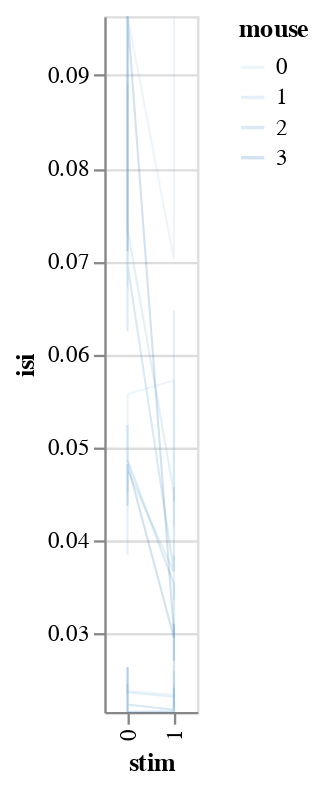

The code cell stored with this chart in its notebook:
### Markdown cell above
This is stil fishy: why vertical lines? all sources of variance should be accounted for

### Code cell
bw.plot_posteriors_no_slope(x='stim', detail='neuron', color='mouse:O')

### Figure 1 — Vega-Lite specification as saved in the notebook (floating-point values rounded to 4 significant figures)
{"config": {"view": {"continuousWidth": 400, "continuousHeight": 300}}, "data": {"name": "data-f841f07520852f553f3b0c6d3a5406ed"}, "mark": {"type": "line", "fill": null}, "encoding": {"color": {"type": "ordinal", "field": "mouse"}, "detail": {"type": "quantitative", "field": "neuron"}, "opacity": {"value": 0.2}, "size": {"value": 0.9}, "x": {"type": "ordinal", "field": "stim"}, "y": {"type": "quantitative", "field": "isi", "scale": {"clamp": true, "domain": [0.02154, 0.09634], "zero": false}}}, "$schema": "https://vega.github.io/schema/vega-lite/v4.8.1.json", "datasets": {"data-f841f07520852f553f3b0c6d3a5406ed": [{"mouse": 0, "mouse_code": 0, "stim": 0, "neuron_x_mouse": "0m0bayes", "i_trial": 0, "neuron_code": 0, "neuron": 0, "log_firing_rate": 1.661, "Firing rate": 45.82, "firing_rate": 45.82, "i_spike": 34.0, "isi": 0.1035, "combined_condition": 0}, {"mouse": 0, "mouse_code": 0, "stim": 0, "neuron_x_mouse": "0m0bayes", "i_trial": 1, "neuron_code": 0, "neuron": 0, "log_firing_rate": 1.955, "Firing rate": 90.16, "firing_rate": 90.16, "i_spike": 52.0, "isi": 0.06726, "combined_condition": 0}, {"mouse": 0, "mouse_code": 0, "stim": 0, "neuron_x_mouse": "0m0bayes", "i_trial": 2, "neuron_code": 0, "neuron": 0, "log_firing_rate": 1.72, "Firing rate": 52.51, "firing_rate": 52.51, "i_spike": 42.0, "isi": 0.08248, "combined_condition": 0}, {"mouse": 0, "mouse_code": 0, "stim": 0, "neuron_x_mouse": "0m0bayes", "i_trial": 3, "neuron_code": 0, "neuron": 0, "log_firing_rate": 1.786, "Firing rate": 61.04, "firing_rate": 61.04, "i_spike": 43.5, "isi": 0.07974, "combined_condition": 0}, {"mouse": 0, "mouse_code": 0, "stim": 0, "neuron_x_mouse": "0m0bayes", "i_trial": 4, "neuron_code": 0, "neuron": 0, "log_firing_rate": 1.637, "Firing rate": 43.38, "firing_rate": 43.38, "i_spike": 33.5, "isi": 0.1029, "combined_condition": 0}, {"mouse": 0, "mouse_code": 0, "stim": 0, "neuron_x_mouse": "1m0bayes", "i_trial": 0, "neuron_code": 4, "neuron": 1, "log_firing_rate": 2.041, "Firing rate": 109.8, "firing_rate": 109.8, "i_spike": 77.5, "isi": 0.04509, "combined_condition": 4}, {"mouse": 0, "mouse_code": 0, "stim": 0, "neuron_x_mouse": "1m0bayes", "i_trial": 1, "neuron_code": 4, "neuron": 1, "log_firing_rate": 1.947, "Firing rate": 88.54, "firing_rate": 88.54, "i_spike": 75.0, "isi": 0.0457, "combined_condition": 4}, {"mouse": 0, "mouse_code": 0, "stim": 0, "neuron_x_mouse": "1m0bayes", "i_trial": 2, "neuron_code": 4, "neuron": 1, "log_firing_rate": 2.015, "Firing rate": 103.6, "firing_rate": 103.6, "i_spike": 68.5, "isi": 0.05066, "combined_condition": 4}, {"mouse": 0, "mouse_code": 0, "stim": 0, "neuron_x_mouse": "1m0bayes", "i_trial": 3, "neuron_code": 4, "neuron": 1, "log_firing_rate": 2.544, "Firing rate": 350.2, "firing_rate": 350.2, "i_spike": 71.0, "isi": 0.04904, "combined_condition": 4}, {"mouse": 0, "mouse_code": 0, "stim": 0, "neuron_x_mouse": "1m0bayes", "i_trial": 4, "neuron_code": 4, "neuron": 1, "log_firing_rate": 1.9, "Firing rate": 79.4, "firing_rate": 79.4, "i_spike": 61.5, "isi": 0.0557, "combined_condition": 4}, {"mouse": 0, "mouse_code": 0, "stim": 0, "neuron_x_mouse": "2m0bayes", "i_trial": 0, "neuron_code": 8, "neuron": 2, "log_firing_rate": 2.613, "Firing rate": 410.5, "firing_rate": 410.5, "i_spike": 143.0, "isi": 0.02448, "combined_condition": 8}, {"mouse": 0, "mouse_code": 0, "stim": 0, "neuron_x_mouse": "2m0bayes", "i_trial": 1, "neuron_code": 8, "neuron": 2, "log_firing_rate": 2.466, "Firing rate": 292.4, "firing_rate": 292.4, "i_spike": 144.5, "isi": 0.02419, "combined_condition": 8}, {"mouse": 0, "mouse_code": 0, "stim": 0, "neuron_x_mouse": "2m0bayes", "i_trial": 2, "neuron_code": 8, "neuron": 2, "log_firing_rate": 2.699, "Firing rate": 500.1, "firing_rate": 500.1, "i_spike": 163.0, "isi": 0.02134, "combined_condition": 8}, {"mouse": 0, "mouse_code": 0, "stim": 0, "neuron_x_mouse": "2m0bayes", "i_trial": 3, "neuron_code": 8, "neuron": 2, "log_firing_rate": 2.334, "Firing rate": 215.9, "firing_rate": 215.9, "i_spike": 132.0, "isi": 0.0264, "combined_condition": 8}, {"mouse": 0, "mouse_code": 0, "stim": 0, "neuron_x_mouse": "2m0bayes", "i_trial": 4, "neuron_code": 8, "neuron": 2, "log_firing_rate": 2.422, "Firing rate": 264.4, "firing_rate": 264.4, "i_spike": 146.5, "isi": 0.02379, "combined_condition": 8}, {"mouse": 0, "mouse_code": 0, "stim": 1, "neuron_x_mouse": "0m0bayes", "i_trial": 0, "neuron_code": 0, "neuron": 0, "log_firing_rate": 2.045, "Firing rate": 111.0, "firing_rate": 111.0, "i_spike": 49.0, "isi": 0.07021, "combined_condition": 12}, {"mouse": 0, "mouse_code": 0, "stim": 1, "neuron_x_mouse": "0m0bayes", "i_trial": 1, "neuron_code": 0, "neuron": 0, "log_firing_rate": 1.847, "Firing rate": 70.28, "firing_rate": 70.28, "i_spike": 35.5, "isi": 0.09778, "combined_condition": 12}, {"mouse": 0, "mouse_code": 0, "stim": 1, "neuron_x_mouse": "0m0bayes", "i_trial": 2, "neuron_code": 0, "neuron": 0, "log_firing_rate": 1.506, "Firing rate": 32.09, "firing_rate": 32.09, "i_spike": 35.5, "isi": 0.09618, "combined_condition": 12}, {"mouse": 0, "mouse_code": 0, "stim": 1, "neuron_x_mouse": "0m0bayes", "i_trial": 3, "neuron_code": 0, "neuron": 0, "log_firing_rate": 1.933, "Firing rate": 85.72, "firing_rate": 85.72, "i_spike": 35.0, "isi": 0.1008, "combined_condition": 12}, {"mouse": 0, "mouse_code": 0, "stim": 1, "neuron_x_mouse": "0m0bayes", "i_trial": 4, "neuron_code": 0, "neuron": 0, "log_firing_rate": 2.008, "Firing rate": 101.9, "firing_rate": 101.9, "i_spike": 37.5, "isi": 0.08992, "combined_condition": 12}, {"mouse": 0, "mouse_code": 0, "stim": 1, "neuron_x_mouse": "1m0bayes", "i_trial": 0, "neuron_code": 4, "neuron": 1, "log_firing_rate": 2.039, "Firing rate": 109.3, "firing_rate": 109.3, "i_spike": 61.0, "isi": 0.05719, "combined_condition": 16}, {"mouse": 0, "mouse_code": 0, "stim": 1, "neuron_x_mouse": "1m0bayes", "i_trial": 1, "neuron_code": 4, "neuron": 1, "log_firing_rate": 2.2, "Firing rate": 158.4, "firing_rate": 158.4, "i_spike": 73.0, "isi": 0.04768, "combined_condition": 16}, {"mouse": 0, "mouse_code": 0, "stim": 1, "neuron_x_mouse": "1m0bayes", "i_trial": 2, "neuron_code": 4, "neuron": 1, "log_firing_rate": 2.211, "Firing rate": 162.5, "firing_rate": 162.5, "i_spike": 68.0, "isi": 0.05138, "combined_condition": 16}, {"mouse": 0, "mouse_code": 0, "stim": 1, "neuron_x_mouse": "1m0bayes", "i_trial": 3, "neuron_code": 4, "neuron": 1, "log_firing_rate": 3.361, "Firing rate": 2295.0, "firing_rate": 2295.0, "i_spike": 81.5, "isi": 0.04283, "combined_condition": 16}, {"mouse": 0, "mouse_code": 0, "stim": 1, "neuron_x_mouse": "1m0bayes", "i_trial": 4, "neuron_code": 4, "neuron": 1, "log_firing_rate": 2.632, "Firing rate": 428.5, "firing_rate": 428.5, "i_spike": 84.5, "isi": 0.04142, "combined_condition": 16}, {"mouse": 0, "mouse_code": 0, "stim": 1, "neuron_x_mouse": "2m0bayes", "i_trial": 0, "neuron_code": 8, "neuron": 2, "log_firing_rate": 2.208, "Firing rate": 161.5, "firing_rate": 161.5, "i_spike": 150.0, "isi": 0.02339, "combined_condition": 20}, {"mouse": 0, "mouse_code": 0, "stim": 1, "neuron_x_mouse": "2m0bayes", "i_trial": 1, "neuron_code": 8, "neuron": 2, "log_firing_rate": 2.472, "Firing rate": 296.7, "firing_rate": 296.7, "i_spike": 164.5, "isi": 0.02133, "combined_condition": 20}, {"mouse": 0, "mouse_code": 0, "stim": 1, "neuron_x_mouse": "2m0bayes", "i_trial": 2, "neuron_code": 8, "neuron": 2, "log_firing_rate": 2.433, "Firing rate": 270.9, "firing_rate": 270.9, "i_spike": 172.5, "isi": 0.0201, "combined_condition": 20}, {"mouse": 0, "mouse_code": 0, "stim": 1, "neuron_x_mouse": "2m0bayes", "i_trial": 3, "neuron_code": 8, "neuron": 2, "log_firing_rate": 2.487, "Firing rate": 306.9, "firing_rate": 306.9, "i_spike": 160.5, "isi": 0.02177, "combined_condition": 20}, {"mouse": 0, "mouse_code": 0, "stim": 1, "neuron_x_mouse": "2m0bayes", "i_trial": 4, "neuron_code": 8, "neuron": 2, "log_firing_rate": 2.345, "Firing rate": 221.5, "firing_rate": 221.5, "i_spike": 142.0, "isi": 0.02459, "combined_condition": 20}, {"mouse": 1, "mouse_code": 1, "stim": 0, "neuron_x_mouse": "0m1bayes", "i_trial": 0, "neuron_code": 1, "neuron": 0, "log_firing_rate": 1.753, "Firing rate": 56.69, "firing_rate": 56.69, "i_spike": 42.5, "isi": 0.08268, "combined_condition": 1}, {"mouse": 1, "mouse_code": 1, "stim": 0, "neuron_x_mouse": "0m1bayes", "i_trial": 1, "neuron_code": 1, "neuron": 0, "log_firing_rate": 1.682, "Firing rate": 48.09, "firing_rate": 48.09, "i_spike": 47.0, "isi": 0.07432, "combined_condition": 1}, {"mouse": 1, "mouse_code": 1, "stim": 0, "neuron_x_mouse": "0m1bayes", "i_trial": 2, "neuron_code": 1, "neuron": 0, "log_firing_rate": 2.303, "Firing rate": 200.9, "firing_rate": 200.9, "i_spike": 38.5, "isi": 0.08913, "combined_condition": 1}, {"mouse": 1, "mouse_code": 1, "stim": 0, "neuron_x_mouse": "0m1bayes", "i_trial": 3, "neuron_code": 1, "neuron": 0, "log_firing_rate": 1.502, "Firing rate": 31.79, "firing_rate": 31.79, "i_spike": 41.5, "isi": 0.08494, "combined_condition": 1}, {"mouse": 1, "mouse_code": 1, "stim": 0, "neuron_x_mouse": "0m1bayes", "i_trial": 4, "neuron_code": 1, "neuron": 0, "log_firing_rate": 1.906, "Firing rate": 80.52, "firing_rate": 80.52, "i_spike": 46.5, "isi": 0.07344, "combined_condition": 1}, {"mouse": 1, "mouse_code": 1, "stim": 0, "neuron_x_mouse": "1m1bayes", "i_trial": 0, "neuron_code": 5, "neuron": 1, "log_firing_rate": 2.353, "Firing rate": 225.6, "firing_rate": 225.6, "i_spike": 73.0, "isi": 0.04741, "combined_condition": 5}, {"mouse": 1, "mouse_code": 1, "stim": 0, "neuron_x_mouse": "1m1bayes", "i_trial": 1, "neuron_code": 5, "neuron": 1, "log_firing_rate": 2.196, "Firing rate": 157.0, "firing_rate": 157.0, "i_spike": 90.5, "isi": 0.03849, "combined_condition": 5}, {"mouse": 1, "mouse_code": 1, "stim": 0, "neuron_x_mouse": "1m1bayes", "i_trial": 2, "neuron_code": 5, "neuron": 1, "log_firing_rate": 2.168, "Firing rate": 147.2, "firing_rate": 147.2, "i_spike": 69.0, "isi": 0.04867, "combined_condition": 5}, {"mouse": 1, "mouse_code": 1, "stim": 0, "neuron_x_mouse": "1m1bayes", "i_trial": 3, "neuron_code": 5, "neuron": 1, "log_firing_rate": 2.307, "Firing rate": 202.6, "firing_rate": 202.6, "i_spike": 75.5, "isi": 0.04603, "combined_condition": 5}, {"mouse": 1, "mouse_code": 1, "stim": 0, "neuron_x_mouse": "1m1bayes", "i_trial": 4, "neuron_code": 5, "neuron": 1, "log_firing_rate": 1.917, "Firing rate": 82.62, "firing_rate": 82.62, "i_spike": 74.0, "isi": 0.04757, "combined_condition": 5}, {"mouse": 1, "mouse_code": 1, "stim": 0, "neuron_x_mouse": "2m1bayes", "i_trial": 0, "neuron_code": 9, "neuron": 2, "log_firing_rate": 2.74, "Firing rate": 549.5, "firing_rate": 549.5, "i_spike": 149.5, "isi": 0.02347, "combined_condition": 9}, {"mouse": 1, "mouse_code": 1, "stim": 0, "neuron_x_mouse": "2m1bayes", "i_trial": 1, "neuron_code": 9, "neuron": 2, "log_firing_rate": 2.553, "Firing rate": 357.5, "firing_rate": 357.5, "i_spike": 147.0, "isi": 0.02375, "combined_condition": 9}, {"mouse": 1, "mouse_code": 1, "stim": 0, "neuron_x_mouse": "2m1bayes", "i_trial": 2, "neuron_code": 9, "neuron": 2, "log_firing_rate": 2.26, "Firing rate": 182.0, "firing_rate": 182.0, "i_spike": 133.0, "isi": 0.02632, "combined_condition": 9}, {"mouse": 1, "mouse_code": 1, "stim": 0, "neuron_x_mouse": "2m1bayes", "i_trial": 3, "neuron_code": 9, "neuron": 2, "log_firing_rate": 2.446, "Firing rate": 279.4, "firing_rate": 279.4, "i_spike": 147.0, "isi": 0.02378, "combined_condition": 9}, {"mouse": 1, "mouse_code": 1, "stim": 0, "neuron_x_mouse": "2m1bayes", "i_trial": 4, "neuron_code": 9, "neuron": 2, "log_firing_rate": 2.292, "Firing rate": 195.8, "firing_rate": 195.8, "i_spike": 148.0, "isi": 0.02364, "combined_condition": 9}, {"mouse": 1, "mouse_code": 1, "stim": 1, "neuron_x_mouse": "0m1bayes", "i_trial": 0, "neuron_code": 1, "neuron": 0, "log_firing_rate": 2.024, "Firing rate": 105.7, "firing_rate": 105.7, "i_spike": 76.0, "isi": 0.04507, "combined_condition": 13}, {"mouse": 1, "mouse_code": 1, "stim": 1, "neuron_x_mouse": "0m1bayes", "i_trial": 1, "neuron_code": 1, "neuron": 0, "log_firing_rate": 2.176, "Firing rate": 150.1, "firing_rate": 150.1, "i_spike": 60.5, "isi": 0.05568, "combined_condition": 13}, {"mouse": 1, "mouse_code": 1, "stim": 1, "neuron_x_mouse": "0m1bayes", "i_trial": 2, "neuron_code": 1, "neuron": 0, "log_firing_rate": 2.518, "Firing rate": 329.8, "firing_rate": 329.8, "i_spike": 54.0, "isi": 0.06469, "combined_condition": 13}, {"mouse": 1, "mouse_code": 1, "stim": 1, "neuron_x_mouse": "0m1bayes", "i_trial": 3, "neuron_code": 1, "neuron": 0, "log_firing_rate": 2.504, "Firing rate": 319.0, "firing_rate": 319.0, "i_spike": 78.5, "isi": 0.04408, "combined_condition": 13}, {"mouse": 1, "mouse_code": 1, "stim": 1, "neuron_x_mouse": "0m1bayes", "i_trial": 4, "neuron_code": 1, "neuron": 0, "log_firing_rate": 1.986, "Firing rate": 96.86, "firing_rate": 96.86, "i_spike": 68.0, "isi": 0.05137, "combined_condition": 13}, {"mouse": 1, "mouse_code": 1, "stim": 1, "neuron_x_mouse": "1m1bayes", "i_trial": 0, "neuron_code": 5, "neuron": 1, "log_firing_rate": 2.513, "Firing rate": 325.7, "firing_rate": 325.7, "i_spike": 93.5, "isi": 0.03655, "combined_condition": 17}, {"mouse": 1, "mouse_code": 1, "stim": 1, "neuron_x_mouse": "1m1bayes", "i_trial": 1, "neuron_code": 5, "neuron": 1, "log_firing_rate": 2.2, "Firing rate": 158.3, "firing_rate": 158.3, "i_spike": 89.5, "isi": 0.03839, "combined_condition": 17}, {"mouse": 1, "mouse_code": 1, "stim": 1, "neuron_x_mouse": "1m1bayes", "i_trial": 2, "neuron_code": 5, "neuron": 1, "log_firing_rate": 2.172, "Firing rate": 148.5, "firing_rate": 148.5, "i_spike": 104.0, "isi": 0.03358, "combined_condition": 17}, {"mouse": 1, "mouse_code": 1, "stim": 1, "neuron_x_mouse": "1m1bayes", "i_trial": 3, "neuron_code": 5, "neuron": 1, "log_firing_rate": 2.095, "Firing rate": 124.5, "firing_rate": 124.5, "i_spike": 94.5, "isi": 0.03692, "combined_condition": 17}, {"mouse": 1, "mouse_code": 1, "stim": 1, "neuron_x_mouse": "1m1bayes", "i_trial": 4, "neuron_code": 5, "neuron": 1, "log_firing_rate": 2.193, "Firing rate": 156.0, "firing_rate": 156.0, "i_spike": 101.5, "isi": 0.03452, "combined_condition": 17}, {"mouse": 1, "mouse_code": 1, "stim": 1, "neuron_x_mouse": "2m1bayes", "i_trial": 0, "neuron_code": 9, "neuron": 2, "log_firing_rate": 2.334, "Firing rate": 216.0, "firing_rate": 216.0, "i_spike": 151.0, "isi": 0.02317, "combined_condition": 21}, {"mouse": 1, "mouse_code": 1, "stim": 1, "neuron_x_mouse": "2m1bayes", "i_trial": 1, "neuron_code": 9, "neuron": 2, "log_firing_rate": 2.398, "Firing rate": 250.2, "firing_rate": 250.2, "i_spike": 158.0, "isi": 0.02207, "combined_condition": 21}, {"mouse": 1, "mouse_code": 1, "stim": 1, "neuron_x_mouse": "2m1bayes", "i_trial": 2, "neuron_code": 9, "neuron": 2, "log_firing_rate": 2.697, "Firing rate": 497.5, "firing_rate": 497.5, "i_spike": 151.0, "isi": 0.02304, "combined_condition": 21}, {"mouse": 1, "mouse_code": 1, "stim": 1, "neuron_x_mouse": "2m1bayes", "i_trial": 3, "neuron_code": 9, "neuron": 2, "log_firing_rate": 2.646, "Firing rate": 443.0, "firing_rate": 443.0, "i_spike": 135.0, "isi": 0.02595, "combined_condition": 21}, {"mouse": 1, "mouse_code": 1, "stim": 1, "neuron_x_mouse": "2m1bayes", "i_trial": 4, "neuron_code": 9, "neuron": 2, "log_firing_rate": 2.679, "Firing rate": 478.0, "firing_rate": 478.0, "i_spike": 148.0, "isi": 0.02352, "combined_condition": 21}, {"mouse": 2, "mouse_code": 2, "stim": 0, "neuron_x_mouse": "0m2bayes", "i_trial": 0, "neuron_code": 2, "neuron": 0, "log_firing_rate": 1.917, "Firing rate": 82.6, "firing_rate": 82.6, "i_spike": 55.0, "isi": 0.06244, "combined_condition": 2}, {"mouse": 2, "mouse_code": 2, "stim": 0, "neuron_x_mouse": "0m2bayes", "i_trial": 1, "neuron_code": 2, "neuron": 0, "log_firing_rate": 2.027, "Firing rate": 106.5, "firing_rate": 106.5, "i_spike": 32.0, "isi": 0.1108, "combined_condition": 2}, {"mouse": 2, "mouse_code": 2, "stim": 0, "neuron_x_mouse": "0m2bayes", "i_trial": 2, "neuron_code": 2, "neuron": 0, "log_firing_rate": 1.767, "Firing rate": 58.53, "firing_rate": 58.53, "i_spike": 42.0, "isi": 0.08078, "combined_condition": 2}, {"mouse": 2, "mouse_code": 2, "stim": 0, "neuron_x_mouse": "0m2bayes", "i_trial": 3, "neuron_code": 2, "neuron": 0, "log_firing_rate": 1.735, "Firing rate": 54.31, "firing_rate": 54.31, "i_spike": 38.0, "isi": 0.09157, "combined_condition": 2}, {"mouse": 2, "mouse_code": 2, "stim": 0, "neuron_x_mouse": "0m2bayes", "i_trial": 4, "neuron_code": 2, "neuron": 0, "log_firing_rate": 1.681, "Firing rate": 48.01, "firing_rate": 48.01, "i_spike": 50.0, "isi": 0.06963, "combined_condition": 2}, {"mouse": 2, "mouse_code": 2, "stim": 0, "neuron_x_mouse": "1m2bayes", "i_trial": 0, "neuron_code": 6, "neuron": 1, "log_firing_rate": 2.383, "Firing rate": 241.4, "firing_rate": 241.4, "i_spike": 70.0, "isi": 0.04925, "combined_condition": 6}, {"mouse": 2, "mouse_code": 2, "stim": 0, "neuron_x_mouse": "1m2bayes", "i_trial": 1, "neuron_code": 6, "neuron": 1, "log_firing_rate": 2.884, "Firing rate": 764.8, "firing_rate": 764.8, "i_spike": 68.0, "isi": 0.05129, "combined_condition": 6}, {"mouse": 2, "mouse_code": 2, "stim": 0, "neuron_x_mouse": "1m2bayes", "i_trial": 2, "neuron_code": 6, "neuron": 1, "log_firing_rate": 2.01, "Firing rate": 102.2, "firing_rate": 102.2, "i_spike": 68.5, "isi": 0.05113, "combined_condition": 6}, {"mouse": 2, "mouse_code": 2, "stim": 0, "neuron_x_mouse": "1m2bayes", "i_trial": 3, "neuron_code": 6, "neuron": 1, "log_firing_rate": 3.585, "Firing rate": 3846.0, "firing_rate": 3846.0, "i_spike": 67.0, "isi": 0.05238, "combined_condition": 6}, {"mouse": 2, "mouse_code": 2, "stim": 0, "neuron_x_mouse": "1m2bayes", "i_trial": 4, "neuron_code": 6, "neuron": 1, "log_firing_rate": 2.267, "Firing rate": 185.1, "firing_rate": 185.1, "i_spike": 71.5, "isi": 0.04862, "combined_condition": 6}, {"mouse": 2, "mouse_code": 2, "stim": 0, "neuron_x_mouse": "2m2bayes", "i_trial": 0, "neuron_code": 10, "neuron": 2, "log_firing_rate": 2.46, "Firing rate": 288.4, "firing_rate": 288.4, "i_spike": 142.0, "isi": 0.02455, "combined_condition": 10}, {"mouse": 2, "mouse_code": 2, "stim": 0, "neuron_x_mouse": "2m2bayes", "i_trial": 1, "neuron_code": 10, "neuron": 2, "log_firing_rate": 2.523, "Firing rate": 333.6, "firing_rate": 333.6, "i_spike": 151.5, "isi": 0.02297, "combined_condition": 10}, {"mouse": 2, "mouse_code": 2, "stim": 0, "neuron_x_mouse": "2m2bayes", "i_trial": 2, "neuron_code": 10, "neuron": 2, "log_firing_rate": 2.414, "Firing rate": 259.2, "firing_rate": 259.2, "i_spike": 163.5, "isi": 0.02141, "combined_condition": 10}, {"mouse": 2, "mouse_code": 2, "stim": 0, "neuron_x_mouse": "2m2bayes", "i_trial": 3, "neuron_code": 10, "neuron": 2, "log_firing_rate": 2.742, "Firing rate": 552.6, "firing_rate": 552.6, "i_spike": 155.0, "isi": 0.02258, "combined_condition": 10}, {"mouse": 2, "mouse_code": 2, "stim": 0, "neuron_x_mouse": "2m2bayes", "i_trial": 4, "neuron_code": 10, "neuron": 2, "log_firing_rate": 2.562, "Firing rate": 364.7, "firing_rate": 364.7, "i_spike": 157.0, "isi": 0.02234, "combined_condition": 10}, {"mouse": 2, "mouse_code": 2, "stim": 1, "neuron_x_mouse": "0m2bayes", "i_trial": 0, "neuron_code": 2, "neuron": 0, "log_firing_rate": 2.857, "Firing rate": 719.5, "firing_rate": 719.5, "i_spike": 93.5, "isi": 0.03665, "combined_condition": 14}, {"mouse": 2, "mouse_code": 2, "stim": 1, "neuron_x_mouse": "0m2bayes", "i_trial": 1, "neuron_code": 2, "neuron": 0, "log_firing_rate": 2.633, "Firing rate": 429.9, "firing_rate": 429.9, "i_spike": 92.5, "isi": 0.03717, "combined_condition": 14}, {"mouse": 2, "mouse_code": 2, "stim": 1, "neuron_x_mouse": "0m2bayes", "i_trial": 2, "neuron_code": 2, "neuron": 0, "log_firing_rate": 2.394, "Firing rate": 247.8, "firing_rate": 247.8, "i_spike": 73.0, "isi": 0.04466, "combined_condition": 14}, {"mouse": 2, "mouse_code": 2, "stim": 1, "neuron_x_mouse": "0m2bayes", "i_trial": 3, "neuron_code": 2, "neuron": 0, "log_firing_rate": 2.205, "Firing rate": 160.1, "firing_rate": 160.1, "i_spike": 85.0, "isi": 0.03925, "combined_condition": 14}, {"mouse": 2, "mouse_code": 2, "stim": 1, "neuron_x_mouse": "0m2bayes", "i_trial": 4, "neuron_code": 2, "neuron": 0, "log_firing_rate": 2.246, "Firing rate": 176.3, "firing_rate": 176.3, "i_spike": 76.5, "isi": 0.04571, "combined_condition": 14}, {"mouse": 2, "mouse_code": 2, "stim": 1, "neuron_x_mouse": "1m2bayes", "i_trial": 0, "neuron_code": 6, "neuron": 1, "log_firing_rate": 2.44, "Firing rate": 275.2, "firing_rate": 275.2, "i_spike": 99.5, "isi": 0.03529, "combined_condition": 18}, {"mouse": 2, "mouse_code": 2, "stim": 1, "neuron_x_mouse": "1m2bayes", "i_trial": 1, "neuron_code": 6, "neuron": 1, "log_firing_rate": 2.357, "Firing rate": 227.7, "firing_rate": 227.7, "i_spike": 100.5, "isi": 0.03491, "combined_condition": 18}, {"mouse": 2, "mouse_code": 2, "stim": 1, "neuron_x_mouse": "1m2bayes", "i_trial": 2, "neuron_code": 6, "neuron": 1, "log_firing_rate": 2.23, "Firing rate": 169.7, "firing_rate": 169.7, "i_spike": 105.5, "isi": 0.0325, "combined_condition": 18}, {"mouse": 2, "mouse_code": 2, "stim": 1, "neuron_x_mouse": "1m2bayes", "i_trial": 3, "neuron_code": 6, "neuron": 1, "log_firing_rate": 2.296, "Firing rate": 197.9, "firing_rate": 197.9, "i_spike": 116.0, "isi": 0.02961, "combined_condition": 18}, {"mouse": 2, "mouse_code": 2, "stim": 1, "neuron_x_mouse": "1m2bayes", "i_trial": 4, "neuron_code": 6, "neuron": 1, "log_firing_rate": 2.364, "Firing rate": 231.4, "firing_rate": 231.4, "i_spike": 118.5, "isi": 0.02949, "combined_condition": 18}, {"mouse": 2, "mouse_code": 2, "stim": 1, "neuron_x_mouse": "2m2bayes", "i_trial": 0, "neuron_code": 10, "neuron": 2, "log_firing_rate": 2.58, "Firing rate": 380.5, "firing_rate": 380.5, "i_spike": 161.0, "isi": 0.02177, "combined_condition": 22}, {"mouse": 2, "mouse_code": 2, "stim": 1, "neuron_x_mouse": "2m2bayes", "i_trial": 1, "neuron_code": 10, "neuron": 2, "log_firing_rate": 2.492, "Firing rate": 310.6, "firing_rate": 310.6, "i_spike": 153.5, "isi": 0.02258, "combined_condition": 22}, {"mouse": 2, "mouse_code": 2, "stim": 1, "neuron_x_mouse": "2m2bayes", "i_trial": 2, "neuron_code": 10, "neuron": 2, "log_firing_rate": 3.027, "Firing rate": 1065.0, "firing_rate": 1065.0, "i_spike": 145.0, "isi": 0.02411, "combined_condition": 22}, {"mouse": 2, "mouse_code": 2, "stim": 1, "neuron_x_mouse": "2m2bayes", "i_trial": 3, "neuron_code": 10, "neuron": 2, "log_firing_rate": 2.445, "Firing rate": 278.4, "firing_rate": 278.4, "i_spike": 151.5, "isi": 0.02314, "combined_condition": 22}, {"mouse": 2, "mouse_code": 2, "stim": 1, "neuron_x_mouse": "2m2bayes", "i_trial": 4, "neuron_code": 10, "neuron": 2, "log_firing_rate": 2.49, "Firing rate": 309.1, "firing_rate": 309.1, "i_spike": 152.0, "isi": 0.0229, "combined_condition": 22}, {"mouse": 3, "mouse_code": 3, "stim": 0, "neuron_x_mouse": "0m3bayes", "i_trial": 0, "neuron_code": 3, "neuron": 0, "log_firing_rate": 2.098, "Firing rate": 125.4, "firing_rate": 125.4, "i_spike": 36.0, "isi": 0.09626, "combined_condition": 3}, {"mouse": 3, "mouse_code": 3, "stim": 0, "neuron_x_mouse": "0m3bayes", "i_trial": 1, "neuron_code": 3, "neuron": 0, "log_firing_rate": 2.206, "Firing rate": 160.7, "firing_rate": 160.7, "i_spike": 49.5, "isi": 0.07107, "combined_condition": 3}, {"mouse": 3, "mouse_code": 3, "stim": 0, "neuron_x_mouse": "0m3bayes", "i_trial": 2, "neuron_code": 3, "neuron": 0, "log_firing_rate": 1.814, "Firing rate": 65.17, "firing_rate": 65.17, "i_spike": 43.0, "isi": 0.08072, "combined_condition": 3}, {"mouse": 3, "mouse_code": 3, "stim": 0, "neuron_x_mouse": "0m3bayes", "i_trial": 3, "neuron_code": 3, "neuron": 0, "log_firing_rate": 1.926, "Firing rate": 84.41, "firing_rate": 84.41, "i_spike": 46.5, "isi": 0.07479, "combined_condition": 3}, {"mouse": 3, "mouse_code": 3, "stim": 0, "neuron_x_mouse": "0m3bayes", "i_trial": 4, "neuron_code": 3, "neuron": 0, "log_firing_rate": 2.107, "Firing rate": 127.9, "firing_rate": 127.9, "i_spike": 33.0, "isi": 0.1044, "combined_condition": 3}, {"mouse": 3, "mouse_code": 3, "stim": 0, "neuron_x_mouse": "1m3bayes", "i_trial": 0, "neuron_code": 7, "neuron": 1, "log_firing_rate": 2.006, "Firing rate": 101.3, "firing_rate": 101.3, "i_spike": 75.0, "isi": 0.04675, "combined_condition": 7}, {"mouse": 3, "mouse_code": 3, "stim": 0, "neuron_x_mouse": "1m3bayes", "i_trial": 1, "neuron_code": 7, "neuron": 1, "log_firing_rate": 1.956, "Firing rate": 90.33, "firing_rate": 90.33, "i_spike": 78.5, "isi": 0.04452, "combined_condition": 7}, {"mouse": 3, "mouse_code": 3, "stim": 0, "neuron_x_mouse": "1m3bayes", "i_trial": 2, "neuron_code": 7, "neuron": 1, "log_firing_rate": 2.13, "Firing rate": 134.8, "firing_rate": 134.8, "i_spike": 80.5, "isi": 0.04372, "combined_condition": 7}, {"mouse": 3, "mouse_code": 3, "stim": 0, "neuron_x_mouse": "1m3bayes", "i_trial": 3, "neuron_code": 7, "neuron": 1, "log_firing_rate": 2.113, "Firing rate": 129.8, "firing_rate": 129.8, "i_spike": 78.0, "isi": 0.04498, "combined_condition": 7}, {"mouse": 3, "mouse_code": 3, "stim": 0, "neuron_x_mouse": "1m3bayes", "i_trial": 4, "neuron_code": 7, "neuron": 1, "log_firing_rate": 1.819, "Firing rate": 65.9, "firing_rate": 65.9, "i_spike": 72.5, "isi": 0.04818, "combined_condition": 7}, {"mouse": 3, "mouse_code": 3, "stim": 0, "neuron_x_mouse": "2m3bayes", "i_trial": 0, "neuron_code": 11, "neuron": 2, "log_firing_rate": 2.483, "Firing rate": 304.1, "firing_rate": 304.1, "i_spike": 157.5, "isi": 0.02209, "combined_condition": 11}, {"mouse": 3, "mouse_code": 3, "stim": 0, "neuron_x_mouse": "2m3bayes", "i_trial": 1, "neuron_code": 11, "neuron": 2, "log_firing_rate": 2.188, "Firing rate": 154.0, "firing_rate": 154.0, "i_spike": 130.5, "isi": 0.02637, "combined_condition": 11}, {"mouse": 3, "mouse_code": 3, "stim": 0, "neuron_x_mouse": "2m3bayes", "i_trial": 2, "neuron_code": 11, "neuron": 2, "log_firing_rate": 2.631, "Firing rate": 427.6, "firing_rate": 427.6, "i_spike": 150.0, "isi": 0.0232, "combined_condition": 11}, {"mouse": 3, "mouse_code": 3, "stim": 0, "neuron_x_mouse": "2m3bayes", "i_trial": 3, "neuron_code": 11, "neuron": 2, "log_firing_rate": 2.629, "Firing rate": 425.8, "firing_rate": 425.8, "i_spike": 164.0, "isi": 0.02118, "combined_condition": 11}, {"mouse": 3, "mouse_code": 3, "stim": 0, "neuron_x_mouse": "2m3bayes", "i_trial": 4, "neuron_code": 11, "neuron": 2, "log_firing_rate": 2.33, "Firing rate": 213.7, "firing_rate": 213.7, "i_spike": 162.5, "isi": 0.02151, "combined_condition": 11}, {"mouse": 3, "mouse_code": 3, "stim": 1, "neuron_x_mouse": "0m3bayes", "i_trial": 0, "neuron_code": 3, "neuron": 0, "log_firing_rate": 2.332, "Firing rate": 214.6, "firing_rate": 214.6, "i_spike": 111.5, "isi": 0.03005, "combined_condition": 15}, {"mouse": 3, "mouse_code": 3, "stim": 1, "neuron_x_mouse": "0m3bayes", "i_trial": 1, "neuron_code": 3, "neuron": 0, "log_firing_rate": 2.308, "Firing rate": 203.4, "firing_rate": 203.4, "i_spike": 122.0, "isi": 0.027, "combined_condition": 15}, {"mouse": 3, "mouse_code": 3, "stim": 1, "neuron_x_mouse": "0m3bayes", "i_trial": 2, "neuron_code": 3, "neuron": 0, "log_firing_rate": 2.47, "Firing rate": 295.1, "firing_rate": 295.1, "i_spike": 112.0, "isi": 0.03048, "combined_condition": 15}, {"mouse": 3, "mouse_code": 3, "stim": 1, "neuron_x_mouse": "0m3bayes", "i_trial": 3, "neuron_code": 3, "neuron": 0, "log_firing_rate": 2.525, "Firing rate": 335.3, "firing_rate": 335.3, "i_spike": 111.5, "isi": 0.03018, "combined_condition": 15}, {"mouse": 3, "mouse_code": 3, "stim": 1, "neuron_x_mouse": "0m3bayes", "i_trial": 4, "neuron_code": 3, "neuron": 0, "log_firing_rate": 2.424, "Firing rate": 265.5, "firing_rate": 265.5, "i_spike": 120.0, "isi": 0.02841, "combined_condition": 15}, {"mouse": 3, "mouse_code": 3, "stim": 1, "neuron_x_mouse": "1m3bayes", "i_trial": 0, "neuron_code": 7, "neuron": 1, "log_firing_rate": 2.544, "Firing rate": 350.0, "firing_rate": 350.0, "i_spike": 118.0, "isi": 0.02954, "combined_condition": 19}, {"mouse": 3, "mouse_code": 3, "stim": 1, "neuron_x_mouse": "1m3bayes", "i_trial": 1, "neuron_code": 7, "neuron": 1, "log_firing_rate": 2.427, "Firing rate": 267.1, "firing_rate": 267.1, "i_spike": 126.5, "isi": 0.02703, "combined_condition": 19}, {"mouse": 3, "mouse_code": 3, "stim": 1, "neuron_x_mouse": "1m3bayes", "i_trial": 2, "neuron_code": 7, "neuron": 1, "log_firing_rate": 2.323, "Firing rate": 210.4, "firing_rate": 210.4, "i_spike": 113.0, "isi": 0.03102, "combined_condition": 19}, {"mouse": 3, "mouse_code": 3, "stim": 1, "neuron_x_mouse": "1m3bayes", "i_trial": 3, "neuron_code": 7, "neuron": 1, "log_firing_rate": 2.099, "Firing rate": 125.7, "firing_rate": 125.7, "i_spike": 115.0, "isi": 0.03041, "combined_condition": 19}, {"mouse": 3, "mouse_code": 3, "stim": 1, "neuron_x_mouse": "1m3bayes", "i_trial": 4, "neuron_code": 7, "neuron": 1, "log_firing_rate": 2.297, "Firing rate": 198.3, "firing_rate": 198.3, "i_spike": 113.0, "isi": 0.03063, "combined_condition": 19}, {"mouse": 3, "mouse_code": 3, "stim": 1, "neuron_x_mouse": "2m3bayes", "i_trial": 0, "neuron_code": 11, "neuron": 2, "log_firing_rate": 2.749, "Firing rate": 560.9, "firing_rate": 560.9, "i_spike": 162.0, "isi": 0.0216, "combined_condition": 23}, {"mouse": 3, "mouse_code": 3, "stim": 1, "neuron_x_mouse": "2m3bayes", "i_trial": 1, "neuron_code": 11, "neuron": 2, "log_firing_rate": 2.478, "Firing rate": 300.6, "firing_rate": 300.6, "i_spike": 160.5, "isi": 0.02169, "combined_condition": 23}, {"mouse": 3, "mouse_code": 3, "stim": 1, "neuron_x_mouse": "2m3bayes", "i_trial": 2, "neuron_code": 11, "neuron": 2, "log_firing_rate": 2.639, "Firing rate": 435.6, "firing_rate": 435.6, "i_spike": 130.0, "isi": 0.02696, "combined_condition": 23}, {"mouse": 3, "mouse_code": 3, "stim": 1, "neuron_x_mouse": "2m3bayes", "i_trial": 3, "neuron_code": 11, "neuron": 2, "log_firing_rate": 2.512, "Firing rate": 325.1, "firing_rate": 325.1, "i_spike": 145.5, "isi": 0.02384, "combined_condition": 23}, {"mouse": 3, "mouse_code": 3, "stim": 1, "neuron_x_mouse": "2m3bayes", "i_trial": 4, "neuron_code": 11, "neuron": 2, "log_firing_rate": 2.693, "Firing rate": 493.3, "firing_rate": 493.3, "i_spike": 162.0, "isi": 0.02154, "combined_condition": 23}]}}
